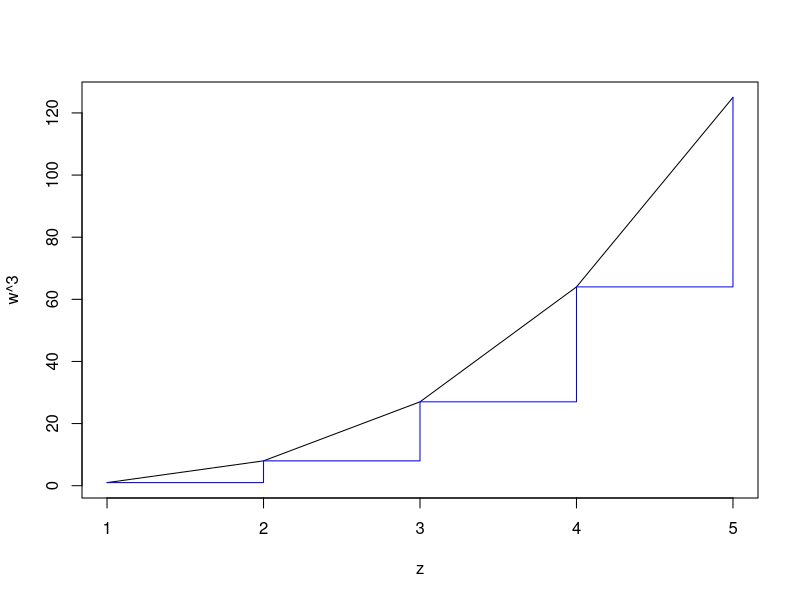

The R source for this figure: (Note: this script raises an error after producing the figure.)

## IDA Exercise 1.2
## ----------------


# Hello! This is yet another demo R script.

# Your mission is to run it like the first exercise, but this time from RStudio.
# Explore the interface of RStudio, and keep on practicing keyboard shortcuts.

# The script follows the same structure as the previous exercise. This one is
# more focused on the RStudio interface and on getting data ready for analysis.



# assign numeric value 9 to object x
x <- 9
# show x
x

# now assign a text value to object y
y <- "Hello World"
# show y
y

# combine both items into a vector
# notice how x becomes a piece of text (string)
c(x, y)
# save that combination
z <- c(x, y)
# check result
z

# replace object z with a sequence of integers
z <- 1:5
# show result
z
# copy it to object w
w <- z
# let's add the two vectors
w + z
# let's divide them by each other
w / z

# what kind of object is z?
mode(z)
# what class does it belong to?
class(z)
# is it a vector?
is.vector(z)
# can we calculate its mean?
mean(z)
# can we raise it to a power?
z^2
# what letters does it correspond to?
letters[z]
# what would it look like as a matrix?
as.matrix(z)
# what would it look like replicated four times?
rep(z, times = 4)
# or multiplied by random [0, 1] numbers?
z * runif(5)

# let's go graphic and plot z against w cubed
matplot(z, w^3, type = "l")
# your first plot! let's add a staircase line
matpoints(z, w^3, type = "s", col = "blue")

# delete object z
rm(z)
# can we get z now?
z
# delete everything from workspace
# note: don't go nuclear on your workspace without a good reason
rm(list = ls())

# we explain what happened in that script in the next sessions
# do not panic if most of it is obscure at that stage!

# Peace and doughnuts.
# 2013-02-14
